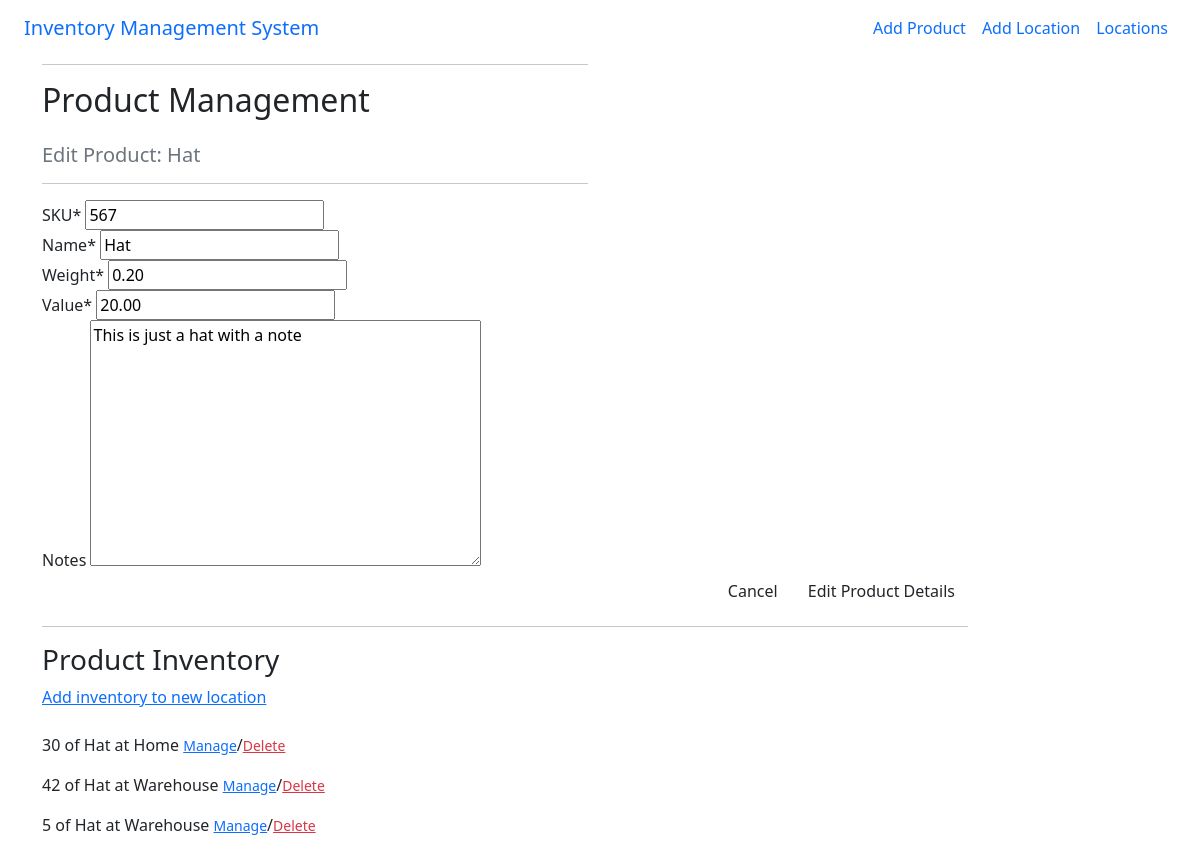
Page /edit/2/ on the committed database.
### products/models.py (models this page shows, shortened)
class Product(models.Model):
    SKU = models.IntegerField(default=0)
    name = models.CharField(max_length=254)
    weight = models.DecimalField(max_digits=8, decimal_places=2)
    value = models.DecimalField(max_digits=8, decimal_places=2)
    notes = models.TextField(null=True, blank=True)

class Inventory(models.Model):
    class Meta:
        verbose_name_plural = 'Inventory'
    product = models.ForeignKey('Product', on_delete=models.CASCADE)
    quantity = models.IntegerField(default=0)
    location = models.ForeignKey('Location', on_delete=models.PROTECT)
    def __str__(self):
        return self.product.name

class Location(models.Model):
    name = models.CharField(max_length=254)
    address_line_1 = models.CharField(max_length=254)
    address_line_2 = models.CharField(max_length=254, null=True, blank=True)
    address_line_3 = models.CharField(max_length=254, null=True, blank=True)
    county = models.CharField(max_length=254, default='county')
    postcode = models.CharField(max_length=254, default='postcode')
    country = models.CharField(max_length=254, default='country')
    def __str__(self):
        return self.name

### products/views.py (the view)
# urls.py: path('edit/<int:product_id>/', views.edit_product, name='edit_product'),
def edit_product(request, product_id):
    product = get_object_or_404(Product, pk=product_id)
    product_form = ProductForm(instance=product)
    if request.method == 'POST':
        product_form = ProductForm(request.POST, request.FILES, instance=product)
        if product_form.is_valid():
            product_form.save()
            print('product updated successfully')
            return redirect(reverse('home'))
    inventory = Inventory.objects.all()
    product_inventory = []
    for i in inventory:
        if i.product == product:
            product_inventory.append(i)
    template = 'products/edit-product.html'
    context={
            'product_form': product_form,
            'product': product,
            'product_inventory': product_inventory,
            }
    return render(request, template, context)

### products/forms.py
class ProductForm(forms.ModelForm):
    class Meta:
        model = Product
        fields = '__all__'

### products/templates/products/edit-product.html (shortened to what this page needs)
{% extends "base.html" %}
{% load static %}
{% load crispy_forms_tags %}
{% block content %}
    <div class="container">
        <div class="row">
            <div class="col-12 col-md-6">
                <hr>
                <h2 class="logo-font mb-4">Product Management</h2>
                    <h5 class="text-muted">Edit Product: {{ product.name }}</h5>
                <hr>
            </div>
        </div>
        <div class="row">
            <div class="col-12 col-md-10">
                <form method="POST" action="{% url 'edit_product' product.id %}" class="form mb-2" enctype="multipart/form-data">
                    {{ product_form | crispy }}
                    <div class="text-end">
                        <a href="" class="btn btn-grey-outline rounded">Cancel</a>
                        <input class="btn btn-grey rounded" type="submit" value="Edit Product Details"></input>
                    </div>
                </form>
                <hr>
                <h3>Product Inventory</h3>
                <a href="{% url 'add_inventory' product.id %}">Add inventory to new location</a>
                <br>
                <br>
                {% for i in product_inventory %}
                        <p>{{ i.quantity }} of {{ i }} at {{ i.location }}
                            <a class="text-primary" href=""><small>Manage</small></a>/<a class="text-danger"><small>Delete</small></a>
                        </p>
                {% endfor %}
            </div>
        </div>
    </div>
{% endblock %}

### rows in the picture
Product: name "Hat", SKU "567", weight "0.20", value "20.00", notes "This is just a hat with a note"
Inventory: quantity "30", product.name "Hat", location "Home"
Inventory: quantity "42", product.name "Hat", location "Warehouse"
Inventory: quantity "5", product.name "Hat", location "Warehouse"
